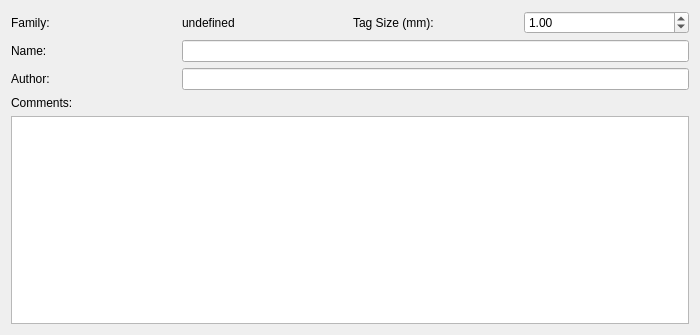
<?xml version="1.0" encoding="UTF-8"?>
<ui version="4.0">
 <class>GlobalPropertyWidget</class>
 <widget class="QWidget" name="GlobalPropertyWidget">
  <property name="geometry">
   <rect>
    <x>0</x>
    <y>0</y>
    <width>700</width>
    <height>335</height>
   </rect>
  </property>
  <property name="windowTitle">
   <string>Form</string>
  </property>
  <layout class="QGridLayout" name="gridLayout">
   <item row="0" column="0">
    <widget class="QLabel" name="familyLabel">
     <property name="text">
      <string>Family:</string>
     </property>
    </widget>
   </item>
   <item row="0" column="3">
    <widget class="QDoubleSpinBox" name="tagSizeEdit">
     <property name="minimum">
      <double>0.100000000000000</double>
     </property>
     <property name="maximum">
      <double>10.000000000000000</double>
     </property>
     <property name="singleStep">
      <double>0.100000000000000</double>
     </property>
     <property name="value">
      <double>1.000000000000000</double>
     </property>
    </widget>
   </item>
   <item row="3" column="0">
    <widget class="QLabel" name="authorLabel">
     <property name="text">
      <string>Author:</string>
     </property>
     <property name="buddy">
      <cstring>authorEdit</cstring>
     </property>
    </widget>
   </item>
   <item row="1" column="0">
    <widget class="QLabel" name="nameLabel">
     <property name="text">
      <string>Name:</string>
     </property>
     <property name="buddy">
      <cstring>nameEdit</cstring>
     </property>
    </widget>
   </item>
   <item row="0" column="2">
    <widget class="QLabel" name="tagSizeLabel">
     <property name="text">
      <string>Tag Size (mm):</string>
     </property>
     <property name="buddy">
      <cstring>tagSizeEdit</cstring>
     </property>
    </widget>
   </item>
   <item row="9" column="0" colspan="4">
    <widget class="QPlainTextEdit" name="commentEdit"/>
   </item>
   <item row="3" column="1" colspan="3">
    <widget class="QLineEdit" name="authorEdit"/>
   </item>
   <item row="1" column="1" colspan="3">
    <widget class="QLineEdit" name="nameEdit"/>
   </item>
   <item row="4" column="0" colspan="4">
    <widget class="QLabel" name="commentLabel">
     <property name="text">
      <string>Comments:</string>
     </property>
     <property name="buddy">
      <cstring>commentEdit</cstring>
     </property>
    </widget>
   </item>
   <item row="0" column="1">
    <widget class="QLabel" name="familyValueLabel">
     <property name="text">
      <string>undefined</string>
     </property>
    </widget>
   </item>
  </layout>
 </widget>
 <tabstops>
  <tabstop>tagSizeEdit</tabstop>
  <tabstop>nameEdit</tabstop>
  <tabstop>authorEdit</tabstop>
  <tabstop>commentEdit</tabstop>
 </tabstops>
 <resources/>
 <connections/>
</ui>
